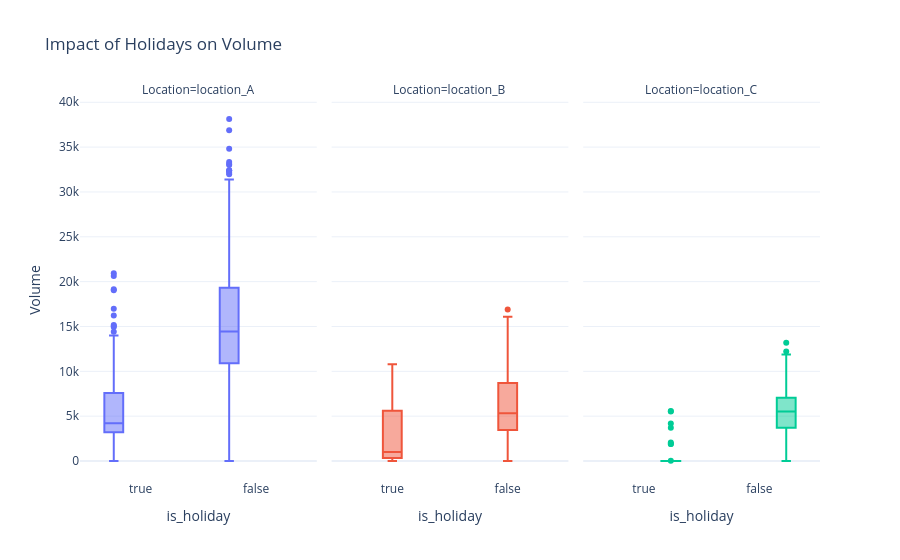

The code cell stored with this chart in its notebook:
### Code cell
# Setup Swedish Holidays
se_holidays = holidays.SE()

df_long["is_holiday"] = df_long["date"].apply(lambda x: x in se_holidays)

fig_holiday = px.box(
    df_long,
    x="is_holiday",
    y="Volume",
    color="Location",
    facet_col="Location",
    title="Impact of Holidays on Volume",
    template="plotly_white",
)

fig_holiday.update_layout(showlegend=False)
fig_holiday.show()

### Figure 1 — Plotly figure (JSON) as saved in the notebook; plotly's stock layout.template omitted (floating-point values rounded to 4 significant figures; data arrays with more than 128 entries replaced by an {"elided": "..."} marker saying what was removed)
{"data": [{"alignmentgroup": "True", "hovertemplate": "Location=location_A<br>is_holiday=%{x}<br>Volume=%{y}<extra></extra>", "legendgroup": "location_A", "marker": {"color": "#636efa"}, "name": "location_A", "notched": false, "offsetgroup": "location_A", "orientation": "v", "showlegend": true, "type": "box", "x": {"elided": "1308 bool values"}, "x0": " ", "xaxis": "x", "y": {"elided": "1308 float values"}, "y0": " ", "yaxis": "y"}, {"alignmentgroup": "True", "hovertemplate": "Location=location_B<br>is_holiday=%{x}<br>Volume=%{y}<extra></extra>", "legendgroup": "location_B", "marker": {"color": "#EF553B"}, "name": "location_B", "notched": false, "offsetgroup": "location_B", "orientation": "v", "showlegend": true, "type": "box", "x": {"elided": "1308 bool values"}, "x0": " ", "xaxis": "x2", "y": {"elided": "1308 float values"}, "y0": " ", "yaxis": "y2"}, {"alignmentgroup": "True", "hovertemplate": "Location=location_C<br>is_holiday=%{x}<br>Volume=%{y}<extra></extra>", "legendgroup": "location_C", "marker": {"color": "#00cc96"}, "name": "location_C", "notched": false, "offsetgroup": "location_C", "orientation": "v", "showlegend": true, "type": "box", "x": {"elided": "1308 bool values"}, "x0": " ", "xaxis": "x3", "y": {"elided": "1308 float values"}, "y0": " ", "yaxis": "y3"}], "layout": {"annotations": [{"font": {}, "showarrow": false, "text": "Location=location_A", "x": 0.16, "xanchor": "center", "xref": "paper", "y": 1, "yanchor": "bottom", "yref": "paper"}, {"font": {}, "showarrow": false, "text": "Location=location_B", "x": 0.5, "xanchor": "center", "xref": "paper", "y": 1, "yanchor": "bottom", "yref": "paper"}, {"font": {}, "showarrow": false, "text": "Location=location_C", "x": 0.84, "xanchor": "center", "xref": "paper", "y": 1, "yanchor": "bottom", "yref": "paper"}], "boxmode": "group", "legend": {"title": {"text": "Location"}, "tracegroupgap": 0}, "showlegend": false, "title": {"text": "Impact of Holidays on Volume"}, "xaxis": {"anchor": "y", "domain": [0, 0.32], "title": {"text": "is_holiday"}}, "xaxis2": {"anchor": "y2", "domain": [0.34, 0.66], "matches": "x", "title": {"text": "is_holiday"}}, "xaxis3": {"anchor": "y3", "domain": [0.68, 1.0], "matches": "x", "title": {"text": "is_holiday"}}, "yaxis": {"anchor": "x", "domain": [0, 1], "title": {"text": "Volume"}}, "yaxis2": {"anchor": "x2", "domain": [0, 1], "matches": "y", "showticklabels": false}, "yaxis3": {"anchor": "x3", "domain": [0, 1], "matches": "y", "showticklabels": false}}}
